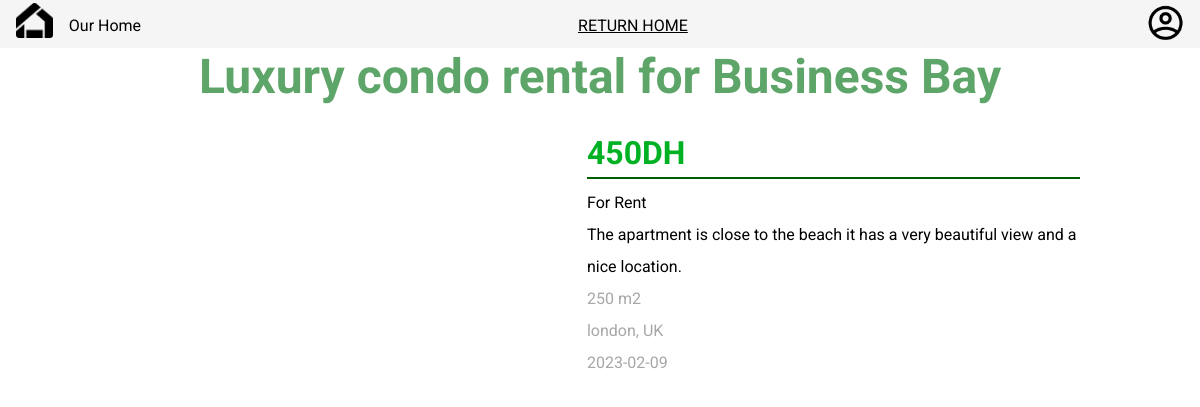
The app's page /info.php?id=1 with its own data.
### tables this page shows
CREATE TABLE `announce` (
  `ID` int(11) NOT NULL,
  `TITTLE` varchar(255) NOT NULL,
  `PRICE` decimal(10,0) NOT NULL,
  `TYPE` varchar(50) NOT NULL,
  `DATE` date NOT NULL,
  `LOCATION` varchar(255) NOT NULL,
  `IMAGE` varchar(2000) NOT NULL,
  `SPACE` int(11) NOT NULL,
  `DESCRIPTION` varchar(2555) NOT NULL
);

### info.php (the view, shortened to what this page needs)
<?php
require "connect.php";
if(isset($_GET["id"])){
    $ID = $_GET["id"];
    $query = $conn->query("SELECT * FROM announce WHERE `ID` = '$ID'"); $array = $query->fetch(PDO::FETCH_ASSOC);
   }
    ?>
<!DOCTYPE html>
<html lang="en">
  <head>
    <link rel="stylesheet" href="style3.css" />
  </head>
  <body>
    <nav>
      <div>
        <a href="index.php"><img src="image/Vector.png" alt="Home Logo" /></a>
        <p>Our Home</p>
      </div>
      <div id="nav">
        <a href="index.php" id="announce">RETURN HOME</a>
      </div>
      <div id="profile">
        <a href="#"><img src="./image/profile.png" alt="profile logo" /></a>
      </div>
    </nav>
    <h1><?php if(isset($_GET["id"])){echo $array["TITTLE"];} ?></h1>
    <section class="infoContainer">
      <img src="image/<?php if(isset($_GET["id"])){echo $array["IMAGE"];} ?>.jpg" alt="" width="500">
      <div id="infos">
        <h2><?php if(isset($_GET["id"])){echo $array["PRICE"];} ?>DH</h2>
        <hr>
        <p>For <?php if(isset($_GET["id"])){echo $array["TYPE"];} ?></p>
        <p><?php if(isset($_GET["id"])){echo $array["DESCRIPTION"];} ?></p>
        <p class="silver"><?php if(isset($_GET["id"])){echo $array["SPACE"];} ?> m2</p>
        <p class="silver"><?php if(isset($_GET["id"])){echo $array["LOCATION"];} ?></p>
        <p class="silver"><?php if(isset($_GET["id"])){echo $array["DATE"];} ?></p>
      </div>
    </section>
  </body>
</html>

### style3.css (style rules this page uses)
* { margin: 0; padding: 0; box-sizing: border-box; font-family: 'Roboto', sans-serif; font-size: 1rem; }
nav { background-color: whitesmoke; width: 100%; display: flex; justify-content: space-between; flex-wrap: wrap; height: 3rem; padding: 0 1rem ; }
nav div p { width: 100%; padding-top: 1rem; padding-left: 1rem; }
nav div:first-child { display: flex; justify-content: space-between; flex-direction: row; }
nav div:first-child img { width: 2.3rem; height: 2.4rem; padding-top: .2rem; }
#nav a { margin-right: 1.4rem; font-weight: 400; }
#nav { padding-top: 1rem; justify-content: space-between; justify-content: center; }
#profile img { padding: .3rem 0 0 0; width: 2.3rem; }
a { color: #000000; }
h1 { font-size: 3rem; color: rgba(0, 113, 17, 0.635); text-align: center; }
h2 { font-size: 2rem; color: #00b123; }
#infos { display: flex; flex-direction: column; line-height: 2rem; }
.infoContainer { width: 80%; display: block; margin: auto; display: flex; margin-top: 2rem; }
hr { border: .1rem solid #005e00; color: rgb(0, 87, 20); margin: .5rem 0; }
.infoContainer img { margin-right: 3rem; border-radius: 5px; }
.silver { color: #A7A7A7; }

### records on screen
announce: TITTLE "Luxury condo rental for Business Bay", PRICE "450", TYPE "Rent", DESCRIPTION "The apartment is close to the beach it has a very beautiful view and a nice location.", SPACE "250", LOCATION "london, UK", DATE "2023-02-09"
